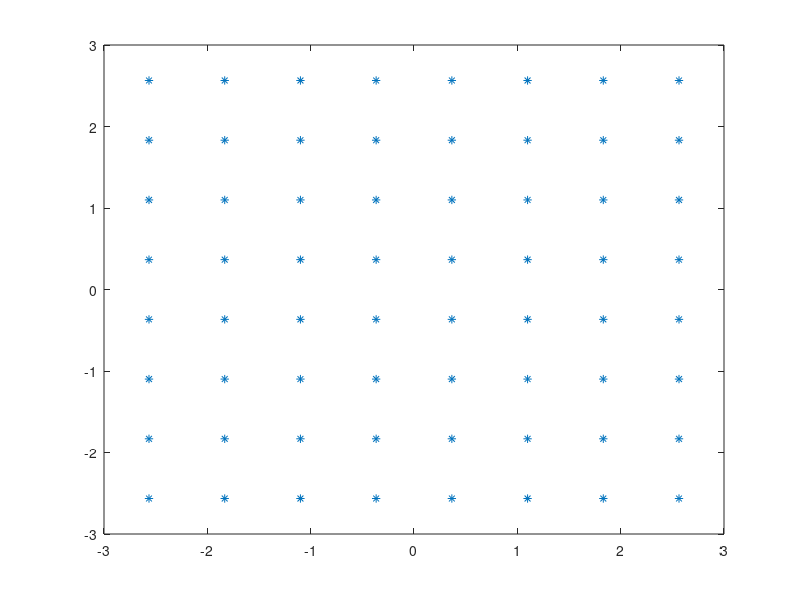

MATLAB code to generate this figure: (Note: this script raises an error after producing the figure.)
%% Initialization

%% Array-matrix
row_elements = 8;
column_elements = 8;
r_prime = zeros(3,row_elements*column_elements);

%% Evenly spaced matrix initialization
%matrix array in the xy-plane
%uni_distance = 4*pi/2;      % Give length in kd
%uni_distance = 2*pi*lambda_d;
c = 343;
frequency = 2000;
uni_distance = 2*pi*frequency/c*0.02;
lambda = c/frequency;
lambda_rel = 0.02/lambda

element_index = 1;
for i = 1:row_elements
    for j = 1:column_elements
        r_prime(1,element_index) = i*uni_distance;
        r_prime(2,element_index) = j*uni_distance;
        element_index = element_index + 1;
    end
end

%set origin of the matrix to (0,0)
r_prime(1,:) = r_prime(1,:)-row_elements*uni_distance/2 - uni_distance/2;
r_prime(2,:) = r_prime(2,:)-column_elements*uni_distance/2 - uni_distance/2;

figure(1);
plot(r_prime(1,:),r_prime(2,:),'linestyle','none','marker','*');

%% Array creation v2
colors = [0 0.4470 0.7410; 0.8500 0.3250 0.0980;0.9290 0.6940 0.1250;0.4940 0.1840 0.5560;...
    0.4660 0.6740 0.1880;0.3010 0.7450 0.9330];

uni_a_d = 120;
d_factor = c/(2*pi*frequency);

r_a1 = 2*pi*frequency/c*10^-3 * [uni_a_d;uni_a_d;0];
r_a2 = 2*pi*frequency/c*10^-3 * [-uni_a_d;uni_a_d;0];
r_a3 = 2*pi*frequency/c*10^-3 * [uni_a_d;-uni_a_d;0];
r_a4 = 2*pi*frequency/c*10^-3 * [-uni_a_d;-uni_a_d;0];

uni_distance_m = 2;

x_end = d_factor*(column_elements-4)*uni_distance;
y_end = d_factor*(row_elements-4)*uni_distance;

array_ends = [-x_end,x_end,x_end,-x_end,-x_end;...
    y_end,y_end,-y_end,-y_end,y_end];

array_shift = d_factor*[r_a1,r_a2,r_a3,r_a4];
x_min_ = -x_end - 10^-3 * uni_a_d;
x_max_ = x_end + 10^-3 * uni_a_d;
y_min_ = -y_end - 10^-3 * uni_a_d;
y_max_ = y_end + 10^-3 * uni_a_d;

array_matrix = matrix_array(r_a1,uni_distance,row_elements,column_elements);
array_matrix2 = matrix_array(r_a2,uni_distance,row_elements,column_elements);
array_matrix3 = matrix_array(r_a3,uni_distance,row_elements,column_elements);
array_matrix4 = matrix_array(r_a4,uni_distance,row_elements,column_elements);

array_matrices = [array_matrix,array_matrix2,array_matrix3,array_matrix4];
%r_prime = [array_matrix.r_prime , array_matrix2.r_prime , array_matrix3.r_prime, array_matrix4.r_prime];

sub_arrays = length(array_matrices);

figure(100);      %Plot the geometry in the xy-plane

%array_mode_shifts = [1,1;0,1;1,0;0,0];
array_mode_shifts = [0,0;1,0;0,1;1,1];
%array_mode_shifts = [0,0;0,0;0,0;0,0];
array_mode = 1;

r_prime_cm = [];

for array = 1:sub_arrays
    r_prime_mode = array_matrices(array).config_mode(array_mode,array_mode_shifts(array,1),...
        array_mode_shifts(array,2));
    r_prime_cm = [r_prime_cm,r_prime_mode];
    z_array_coord_mode = zeros(length(r_prime_mode(1,:)));
    plot3(d_factor *r_prime_mode(1,:),d_factor * r_prime_mode(2,:),...
        z_array_coord_mode,'linestyle','none','marker','o',...
        'MarkerSize',4,'color',colors(array,:),'MarkerFaceColor',colors(array,:));
    hold on

    z_array_coord = zeros(length(array_matrices(array).r_prime(1,:)));
    plot3(d_factor * array_matrices(array).r_prime(1,:),d_factor * array_matrices(array).r_prime(2,:),...
        z_array_coord,'linestyle','none','marker','o','MarkerSize',4,'color',colors(array,:));
    hold on
    plot3((array_ends(1,:) + array_shift(1,array)),(array_ends(2,:) + array_shift(2,array)),[0,0,0,0,0],'color',colors(array,:),'linewidth',0.6);
    axis square
    zlim([-0.5 0.5])
    hold on
end
line_1_x =  [x_end - 10^-3 *uni_a_d, x_end - 10^-3 *uni_a_d];
line_1_y =  [-y_end - 10^-3 *uni_a_d, -y_end - 10^-3 *uni_a_d];
line_1_z = [-0.5 0];

line_2_x =  [-x_end + 10^-3 *uni_a_d, -x_end + 10^-3 *uni_a_d];
line_2_y =  [-y_end - 10^-3 *uni_a_d, -y_end - 10^-3 *uni_a_d];
line_2_z = [-0.5 0];

plot3(line_1_x,line_1_y,line_1_z,'color','k','linestyle','--'...
    ,'linewidth',0.8)
hold on
plot3(line_2_x,line_2_y,line_2_z,'color','k','linestyle','--'...
    ,'linewidth',0.8)
hold on

% a_x = [0 0.4];
% a_y = [0 0];
% annotation('doublearrow',a_x,a_y,'String','y = x ')
e_factor = 0.00006;
c_factor = e_factor * (uni_a_d-80);
an = annotation('doublearrow');
an.X = [0.596-c_factor, 0.675 + c_factor];
an.Y =  [0.28-c_factor,  0.315 + c_factor];

dim = [.595 .1 .3 .3];
str = 'd_a';
annotation('textbox',dim,'String','$d_{array}$','Interpreter','latex','FontSize',12,'LineStyle','none')


set(gca,'TickLabelInterpreter','latex','FontSize',12)
xlim([x_min_ x_max_])
ylim([y_min_ y_max_])
xlabel('x (m)','Interpreter','latex','FontSize',11);
ylabel('y (m)','Interpreter','latex','FontSize',11)
title(strcat('$d_{array} = $ ',{' '} ,int2str(2*(uni_a_d-80)),{''},'mm'),'Interpreter','latex','FontSize',15);
%title('Multiple arrays','Interpreter','latex','FontSize',15);
grid on
%exportgraphics(gcf,'multiple_sub_arrays.png','Resolution',300)

%r_prime = [array_matrix.r_prime , array_matrix2.r_prime , array_matrix3.r_prime, array_matrix4.r_prime];
r_prime = r_prime_cm;
%% Phase and amplitude correction
elements = length(r_prime(1,:));
theta_listen_deg = 0;
phi_listen_deg = 0;
anti_beam = 0;

theta_l = theta_listen_deg/180*pi;
phi_l = phi_listen_deg/180*pi;
phase_corr = zeros(1,elements);

element_index = 1;
for i = 1:elements
    
    phase_corr(element_index) = exp(-1i*(r_prime(1,i)*sin(theta_l)*cos(phi_l) + ...
            r_prime(2,i)*sin(theta_l)*sin(phi_l)));
        element_index = element_index + 1;
end

phase_amplitudes = zeros(1,elements);


%Binomial distribution      Reduces the sidelobe levels drastically
element_index = 1;
for i = 0:row_elements-1
    row_amp = nchoosek(row_elements-1,i);
    for j = 0:column_elements-1
        column_amp = nchoosek(column_elements-1,j);
        phase_amplitudes(element_index) = row_amp*column_amp;
        element_index = element_index +1;
    end
end
%phase_corr = (phase_amplitudes).*phase_corr;

%On-Off amplitude distribution
phase_amplitudes_OF = zeros(1,elements);
mode = 1;
row_lim = ceil((row_elements)/mode);
column_lim = ceil((column_elements)/mode);
even_odd = -1;
element_size = 0;

anti_beam_mode = 1-mod(column_elements,2);

for i = 1:row_lim
    for j = 1:column_lim
        element_index = (mode*(i-1))*row_elements + mode*(j-1) +1;
        %phase_amplitudes_OF(element_index) = (-2*mod(i,1 + anti_beam_mode) + 1)*even_odd;
        phase_amplitudes_OF(element_index) = 1;
        element_size = element_size +1;

        if anti_beam == 1
            even_odd = -1*even_odd;
        end
    end
end


positive_phase = zeros(3,element_size);
negative_phase = zeros(3,element_size);

for i = 1:length(r_prime(1,:))
    if phase_amplitudes_OF(i) == -1
        negative_phase(1,i) = r_prime(1,i);
        negative_phase(2,i) = r_prime(2,i);
    elseif  phase_amplitudes_OF(i) == 1
        positive_phase(1,i) = r_prime(1,i);
        positive_phase(2,i) = r_prime(2,i);
    end
end

%phase_corr = phase_amplitudes_OF.*phase_corr;
figure(39)
plot(positive_phase(1,:),positive_phase(2,:),'linestyle','none','marker','*','color','b');
hold on
plot(negative_phase(1,:),negative_phase(2,:),'linestyle','none','marker','*','color','r');

%% Get far-field
resolution = 800;
[AF,theta,phi] = array_factor(r_prime,phase_corr,resolution);
%AF = AF_test;

%% Radiated power
antenna_element = 1;                
power = abs((AF.*antenna_element)).^2;    %P = |AF|^2
integrand = ((sin(theta))').*power;     %Integral to be calculated: S |AF|^2 sin(theta)dthetadphi

temp = cumtrapz(phi,cumtrapz(theta,integrand',2));
power_rad = (temp(end,end) - temp(1,1))/(2*pi);

AF_dbi = 10*log10(power/power_rad);     %Power in terms of isotropic radiation

% Check that normalized power is indeed NORMALIZED!
power_norm = power/power_rad;
integrand_check = ((sin(theta))').*power_norm;
temp_check = cumtrapz(phi,cumtrapz(theta,integrand_check',2));
check = (temp_check(end,end) - temp_check(1,1))/(2*pi);

%% Half power beamwidth
min_value = -40;     %Lowest dB value to plot
%Set listen-angle to [0,0]
max_dB = max(max(AF_dbi));
beamwidth = 0;
theta_half = zeros(2,1);
theta_half_db = zeros(2,1);
theta_memory_ind = 1;
db_limits_found = 1;

for theta_ind = 2:length(theta)
    if (AF_dbi(theta_memory_ind) < max_dB-3  && AF_dbi(theta_ind) > max_dB-3)
        theta_half(db_limits_found) = theta(theta_ind);
        theta_half_db(db_limits_found) = AF_dbi(theta_ind);
        db_limits_found = db_limits_found+1;
    end
    if(max_dB-3 < AF_dbi(theta_memory_ind,1) && AF_dbi(theta_ind) < max_dB-3)
        theta_half(db_limits_found) = theta(theta_memory_ind);
        theta_half_db(db_limits_found) = AF_dbi(theta_memory_ind,1);
        db_limits_found = db_limits_found+1;
    end
    theta_memory_ind = theta_memory_ind+1;
end



if db_limits_found == 2
    beamwidth = 2*theta_half(1)*180/pi;
    theta_x_lines = [theta_half(1) theta_half(1)]*180/pi;
    theta_y_lines = [min_value theta_half_db(1)];
else 
    beamwidth = abs(theta_half(1) - theta_half(2)) * 180/pi;
    theta_x_lines = [theta_half(1) theta_half(2);theta_half(1) theta_half(2) ]*180/pi;
    theta_y_lines = [min_value min_value ;theta_half_db(1) theta_half_db(2) ];
end

directivity1 = max_dB;

%% Plotting
colors = [0 0.4470 0.7410; 0.8500 0.3250 0.0980;0.9290 0.6940 0.1250;0.4940 0.1840 0.5560;...
    0.4660 0.6740 0.1880;0.3010 0.7450 0.9330];

theta_index = 1 +ceil(theta_listen_deg/90 * resolution);

figure(2)
plot(phi/pi*180,AF_dbi(theta_index,:),'color','b');
xlim([0 360])
ylim([min_value directivity1])
set(gca,'TickLabelInterpreter','latex','FontSize',18)
xlabel('$\varphi$ (deg)','Interpreter','latex','FontSize',18);
ylabel('$AF(\theta_0,\varphi)|^2$ (dBi)','Interpreter','latex','FontSize',18)
%legend('MATLAB−sim','CST−sim','Interpreter','latex','location','southeast')
xticks([0 30 60 90 120 150 180 210 240 270 300 330 360])
grid on
set(gca,'GridALpha',0.1,'LineWidth',.3);

figure(3)
plot(theta/pi*180,AF_dbi(:,1),'color','b','linewidth',1);
hold on
plot(-theta/pi*180,AF_dbi(:,1),'color','b','linewidth',1);
hold on 
line(theta_x_lines, theta_y_lines,'color','k','linestyle','--'...
    ,'linewidth',0.8)
hold on
line(-theta_x_lines, theta_y_lines,'color','k','linestyle','--'...
    ,'linewidth',0.8)
annotation('textbox', [0.55, 0.2, 0.3, 0.1], 'String', "Beamwidth: " +beamwidth...
    + "$^{\circ}$" + newline + "Directivity: " +directivity1 + " dB" ,'Interpreter',...
    'latex','FontSize',11,'BackgroundColor','w')
% hold on
% x_ = [0.3 0.2];
% y_ = [0.85 0.89];
% annotation('textarrow',x_,y_,'String','grating lobe ')
% hold on
% x__ = [0.7 0.8];
% y__ = [0.85 0.89];
% annotation('textarrow',x__,y__,'String','grating lobe ')
xlim([-90 90])
ylim([min_value directivity1])
set(gca,'TickLabelInterpreter','latex','FontSize',18)
xlabel('$\theta$ (deg)','Interpreter','latex','FontSize',20);
ylabel('$|AF(\theta,0)|^2$ (dBi)','Interpreter','latex','FontSize',20)
%legend('MATLAB−sim','CST−sim','Interpreter','latex','location','southeast')
xticks([-90 -60 -30 0 30 60 90]);
grid on
set(gca,'GridALpha',0.1,'LineWidth',.3);
%exportgraphics(gcf,'4x4_array_example_2.png','Resolution',300)

%% la
% X = sin(theta)'*cos(phi);
% Y = sin(theta)'*sin(phi);
% 
% figure(4)
% surf(X,Y,abs(AF))

figure(5)

[x,y,z,x_dbi,y_dbi,z_dbi] = farfield(AF,theta,phi,-20);
linear3d_max = max(max([x,y,z]));
dB3d_max = max(max([x_dbi,y_dbi,z_dbi]));
s = surf(x,y,z);
s.EdgeColor = 'interp';
%s.FaceLighting = 'gouraud';
s.FaceColor = 'flat';
xlim([-linear3d_max linear3d_max])
ylim([-linear3d_max linear3d_max])
zlim([0 linear3d_max])
axis equal
xticks([])
yticks([])
zticks([])
hold on
%s_matrix_array = surf(r_prime(1,1:row_elements:row_elements^2),r_prime(2,1:column_elements),zeros(row_elements,column_elements));
s_matrix_array = plot3(r_prime(1,:),r_prime(2,:),zeros(1,length(r_prime(1,:))),...
    'linestyle','none','marker','o','MarkerFaceColor',colors(2,:),'linewidth',...
    1.3,'MarkerSize',4,'color',colors(2,:));
%exportgraphics(gcf,'4x4_array_example_2_3d.png','Resolution',300)

figure(6)
s = surfl(x_dbi,y_dbi,z_dbi);
s.EdgeColor = 'interp';
%s.FaceLighting = 'gouraud';
s.FaceColor = 'flat';
xlim([-dB3d_max dB3d_max])
ylim([-dB3d_max dB3d_max])
zlim([-dB3d_max dB3d_max])
hold on
s_matrix_array2 = surf(r_prime(1,1:row_elements:row_elements^2),r_prime(2,1:column_elements),zeros(row_elements,column_elements));